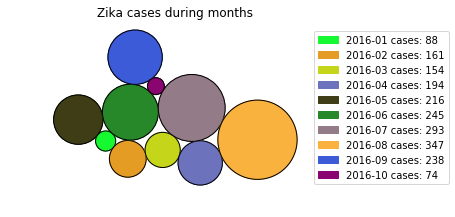

Source code (Python):
#!/usr/bin/env python3
# -*- coding: utf-8 -*-
"""
Created on Sat Sep 22 21:49:10 2018
/*
 * Thanks to ImportanceOfBeingErnest for the idea/implementation for this class.
 * https://stackoverflow.com/questions/46131572/making-a-non-overlapping-bubble-chart-in-matplotlib-circle-packing
 */ and some changes in the plotting:
     https://stackoverflow.com/questions/4700614/how-to-put-the-legend-out-of-the-plot
     
Modifications by booort. 
"""

import numpy as np
import matplotlib.pyplot as plt
import pandas as pd

## Read CSV with the data
#df = pd.read_csv('YOURFILE.csv')

# Select data from a column
data = np.array([88,161,154,194,216,245,293,347,238,74])
date = ['2016-01','2016-02','2016-03','2016-04','2016-05','2016-06','2016-07','2016-08','2016-09','2016-10']

np.interp(data, (data.min(), data.max()), (0, 10)) #scale the data

class C():
    def __init__(self,r):
        self.N = len(r)
        self.x = np.ones((self.N,3))
        self.x[:,2] = r
        maxstep = 2*self.x[:,2].max()
        length = np.ceil(np.sqrt(self.N))
        grid = np.arange(0,length*maxstep,maxstep)
        gx,gy = np.meshgrid(grid,grid)
        self.x[:,0] = gx.flatten()[:self.N]
        self.x[:,1] = gy.flatten()[:self.N]
        self.x[:,:2] = self.x[:,:2] - np.mean(self.x[:,:2], axis=0)

        self.step = self.x[:,2].min()
        self.p = lambda x,y: np.sum((x**2+y**2)**2)
        self.E = self.energy()
        self.iter = 1.

    def minimize(self):
        while self.iter < 1000*self.N:
            for i in range(self.N):
                rand = np.random.randn(2)*self.step/self.iter
                self.x[i,:2] += rand
                e = self.energy()
                if (e < self.E and self.isvalid(i)):
                    self.E = e
                    self.iter = 1.
                else:
                    self.x[i,:2] -= rand
                    self.iter += 1.

    def energy(self):
        return self.p(self.x[:,0], self.x[:,1])

    def distance(self,x1,x2):
        return np.sqrt((x1[0]-x2[0])**2+(x1[1]-x2[1])**2)-x1[2]-x2[2]

    def isvalid(self, i):
        for j in range(self.N):
            if i!=j: 
                if self.distance(self.x[i,:], self.x[j,:]) < 0:
                    return False
        return True

    def plot(self, ax):
        for i in range(self.N):
            circ = plt.Circle(self.x[i,:2],self.x[i,2],label=date[i]+' cases: '+str(data[i]),color=np.random.rand(3,))
            ax.add_patch(circ)
            circ = plt.Circle(self.x[i,:2],self.x[i,2],color='black',fill=False) #this plot the border
            ax.add_patch(circ)
c = C(data)

fig, ax = plt.subplots(subplot_kw=dict(aspect="equal"))
ax.axis("off")

c.minimize()

c.plot(ax)
ax.relim()
ax.autoscale_view()

# Shrink current axis by 20%
box = ax.get_position()
ax.set_position([box.x0, box.y0, box.width * 0.8, box.height])

# Put a legend to the right of the current axis
ax.legend(loc='center left', bbox_to_anchor=(1, 0.5))
ax.set_title('Zika cases during months')
plt.show()
